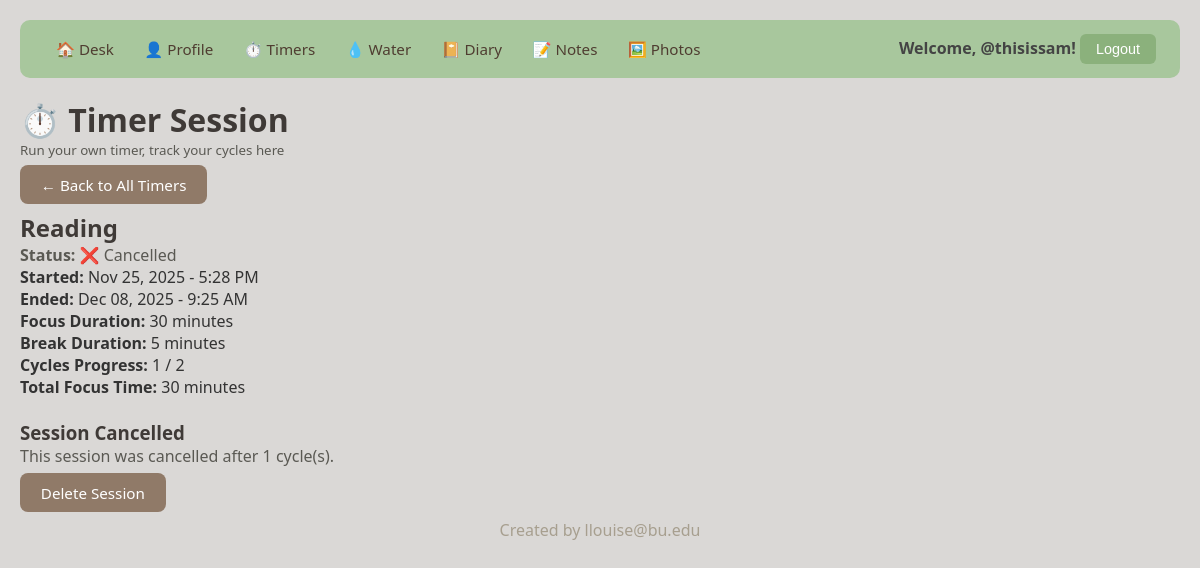
/project/timer/2/ (signed in), run on the app's committed database.
### project/models.py (models this page shows, shortened)
class TimerRecord(models.Model):
    STATUS_CHOICES = [
        ("active", "Active"),  # user is currently working through cycles
        ("completed", "Completed"),  # all planned cycles finished or ended early
        ("cancelled", "Cancelled"),  # user cancelled the session
    ]
    user = models.ForeignKey(
        User, on_delete=models.CASCADE, related_name="timer_records"
    )
    label = models.CharField(
        max_length=200, blank=True, help_text="What are you working on?"
    )
    start_time = models.DateTimeField(auto_now_add=True)
    focus_duration_minutes = models.IntegerField(
        default=25, help_text="Focus time per cycle"
    )
    break_duration_minutes = models.IntegerField(
        default=5, help_text="Break time per cycle"
    )
    planned_cycles = models.IntegerField(
        default=1, help_text="Number of cycles planned"
    )
    cycles_completed = models.IntegerField(
        default=0, help_text="Number of cycles completed"
    )
    status = models.CharField(max_length=20, choices=STATUS_CHOICES, default="active")
    completed_at = models.DateTimeField(null=True, blank=True)
    class Meta:
        ordering = ["-start_time"]
    def get_total_focus_minutes(self):
        return self.focus_duration_minutes * self.cycles_completed

### project/views.py (the view)
# urls.py: path("timer/<int:pk>/", TimerDetailView.as_view(), name="timer_detail"),
class TimerDetailView(LoginRequiredMixin, DetailView):
    model = TimerRecord
    template_name = "project/timer_detail.html"
    context_object_name = "timer"
    login_url = "login"
    def get_queryset(self):
        return TimerRecord.objects.filter(user=self.request.user)
    def get_context_data(self, **kwargs):
        ctx = super().get_context_data(**kwargs)
        ctx["add_cycles_form"] = AddCyclesForm()
        return ctx

### project/templates/project/timer_detail.html
{% extends 'project/base.html' %}
{% block content %}
<h1>⏱️ Timer Session </h1>
<p><small>Run your own timer, track your cycles here</small></p>
<p>
    <a href="{% url 'timer_list' %}" class="btn">← Back to All Timers</a>
</p>
<h2>{{ timer.label|default:"Focus Session" }}</h2>
<p><strong>Status:</strong>
    {% if timer.status == 'active' %}🟢 Active
    {% elif timer.status == 'completed' %}✅ Completed
    {% else %}❌ Cancelled{% endif %}
</p>
<ul>
    <li><strong>Started:</strong> {{ timer.start_time|date:"M d, Y - g:i A" }}</li>
    {% if timer.completed_at %}
        <li><strong>Ended:</strong> {{ timer.completed_at|date:"M d, Y - g:i A" }}</li>
    {% endif %}
    <li><strong>Focus Duration:</strong> {{ timer.focus_duration_minutes }} minutes</li>
    <li><strong>Break Duration:</strong> {{ timer.break_duration_minutes }} minutes</li>
    <li><strong>Cycles Progress:</strong> {{ timer.cycles_completed }} / {{ timer.planned_cycles }}</li>
    <li><strong>Total Focus Time:</strong> {{ timer.get_total_focus_minutes }} minutes</li>
</ul>
<p>&nbsp;</p>
{% if timer.status == 'active' %}
    <h3>Session In Progress</h3>
    {% if timer.cycles_completed < timer.planned_cycles %}
        <p>You're on cycle <strong>{{ timer.cycles_completed|add:1 }}</strong> of <strong>{{ timer.planned_cycles }}</strong>.</p>
        <form method="POST" action="{% url 'complete_cycle' timer.pk %}" style="display: inline;">
            {% csrf_token %}
            <button type="submit" class="btn">✓ Complete This Cycle</button>
        </form>
    {% else %}
        <p><strong>🎉 Done! You've completed all {{ timer.planned_cycles }} cycles!</strong></p>
    {% endif %}
    <form method="POST" action="{% url 'finish_timer_early' timer.pk %}" style="display: inline;">
        {% csrf_token %}
        <button type="submit" class="btn">End Session Now</button>
    </form>
    <p>&nbsp;</p>
<hr>
    <form method="POST" action="{% url 'add_cycles' timer.pk %}">
        {% csrf_token %}
        <table>
            {{ add_cycles_form.as_table }}
        </table>
        <button type="submit" class="btn">Add Cycles</button>
    </form>
    <p>
        <form method="POST" action="{% url 'cancel_timer' timer.pk %}">
            {% csrf_token %}
            <button type="submit" class="btn">Cancel Session</button>
        </form>
    </p>
{% elif timer.status == 'completed' %}
    <h3>🎉 Session Completed!</h3>
    <p>Great work! You completed {{ timer.cycles_completed }} cycle(s) and focused for {{ timer.get_total_focus_minutes }} minutes.</p>
    <p><a href="{% url 'delete_timer' timer.pk %}" class="btn">Delete Session</a></p>
{% else %}
    <h3>Session Cancelled</h3>
    <p>This session was cancelled after {{ timer.cycles_completed }} cycle(s).</p>
    <p><a href="{% url 'delete_timer' timer.pk %}" class="btn">Delete Session</a></p>
{% endif %}
{% endblock %}

### project/templates/project/base.html (shortened to what this page needs)
{% load static %}
<html>
  <head>
    <link rel="stylesheet" href="{% static 'styles-project.css' %}">
  </head>
  <body>
    <nav>
      <div class="nav-links">
        <a href="{% url 'desk' %}">🏠 Desk</a>
        {% if user.is_authenticated %}
          <a href="{% url 'profile_detail' %}">👤 Profile</a>
          <a href="{% url 'timer_list' %}">⏱️ Timers</a>
          <a href="{% url 'water_log_list' %}">💧 Water</a>
          <a href="{% url 'diary_list' %}">📔 Diary</a>
          <a href="{% url 'sticky_note_list' %}">📝 Notes</a>
          <a href="{% url 'photo_list' %}">🖼️ Photos</a>
        {% endif %}
      </div>
      <div class="user-info">
        {% if user.is_authenticated %}
          <span>Welcome, @{{ user.username }}!</span>
          <form method="post" action="{% url 'logout' %}" style="display:inline;">
            <button type="submit" class="nav-link-btn">Logout</button>
          </form>
        {% else %}
          <a href="{% url 'login' %}">Login</a>
        {% endif %}
      </div>
    </nav>
    {% block content %}
    {% endblock %}
    <footer> <div style="text-align: center;"> Created by llouise@bu.edu </div></footer>
  </body>
</html>

### static/styles-project.css (style rules this page uses)
* { margin: 0; padding: 0; box-sizing: border-box; }
body { margin: 0; padding: 20px; min-height: 100vh; font-family: 'Segoe UI', Tahoma, Geneva, Verdana, sans-serif; background: #dad8d6; color: #333; }
ul, li { padding: 0; list-style-type: none; }
h1, h2, h3 { color: #3f3a37; }
p { color: #5a5953; }
footer { width: 100%; color: rgb(167, 159, 143); text-align: center; bottom: 0px; }
nav { background: #a8c79d; padding: 0.85rem 1.5rem; border-radius: 10px; margin-bottom: 20px; display: flex; justify-content: space-between; align-items: center; }
nav a { color: #4f3d31; text-decoration: none; margin: 0 0.75rem; font-weight: 500; font-size: 0.95rem; transition: color 0.2s; }
.nav-links { display: flex; align-items: center; flex-wrap: wrap; gap: 0.4rem; }
.user-info { font-weight: 600; color: #444; }
nav button { background: #8bb17c; color: white; border: none; padding: 0.45rem 1rem; border-radius: 6px; cursor: pointer; font-weight: 500; font-size: 0.9rem; transition: background 0.2s; }
.btn { display: inline-block; padding: 0.6rem 1.3rem; background: #907a68; color: white; text-decoration: none; border-radius: 8px; border: none; cursor: pointer; font-size: 0.95rem; font-weight: 500; transition: background 0.2s, transform 0.2s, box-shadow 0.2s; margin: 0.4rem 0.4rem 0.4rem 0; }
form { display: flex; flex-direction: column; gap: 1rem; max-width: 600px; }

### data on the page
TimerRecord: label "Reading", start_time "Nov 25, 2025 - 5:28 PM", completed_at "Dec 08, 2025 - 9:25 AM", focus_duration_minutes "30", break_duration_minutes "5", cycles_completed "1", planned_cycles "2", get_total_focus_minutes "30"

### other printed values
{{ user.username }} "thisissam"
